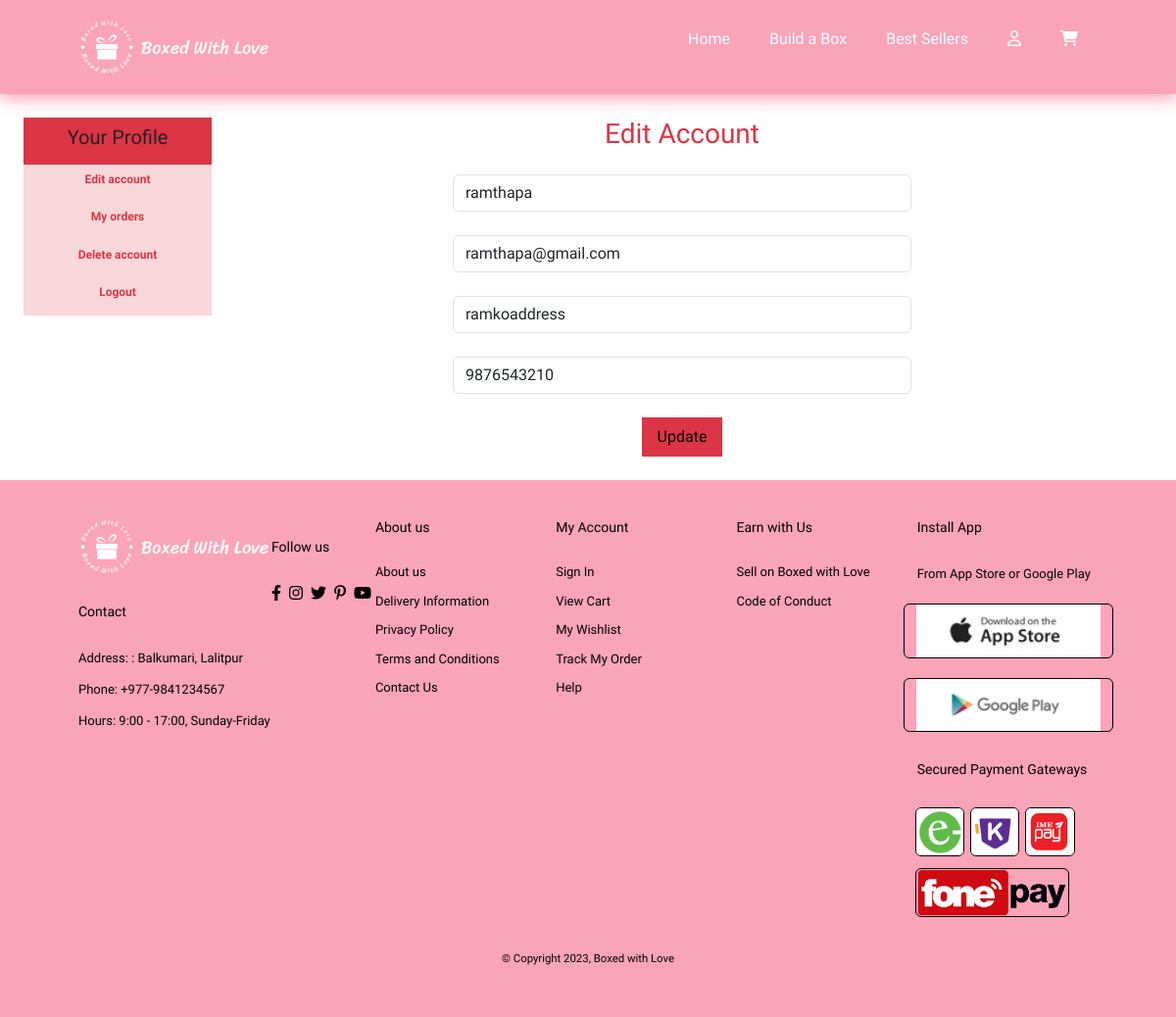
/profile.php?edit_account (signed in), run on the app's committed database.
### tables this page shows
CREATE TABLE `user_table` (
  `user_id` int(11) NOT NULL,
  `username` varchar(100) NOT NULL,
  `user_email` varchar(100) NOT NULL,
  `user_password` varchar(255) NOT NULL,
  `user_ip` varchar(100) NOT NULL,
  `user_address` varchar(255) NOT NULL,
  `user_mobile` varchar(20) NOT NULL
);

### edit_account.php (the view, shortened to what this page needs)
<?php
    if(isset($_GET['edit_account'])){
        $user_session_name=$_SESSION['username'];
        $select_query="SELECT * from `user_table` where
        username='$user_session_name'";
        $result_query=mysqli_query($con,$select_query);
        $row_fetch=mysqli_fetch_array($result_query);
        $username=$row_fetch['username'];
        $user_email=$row_fetch['user_email'];
        $user_address=$row_fetch['user_address'];
        $user_mobile=$row_fetch['user_mobile'];
    }
?>
<!DOCTYPE html>
<html lang="en">
<head>
</head>
<body>
    <h3 class="text-center text-danger mb-4">Edit Account</h3>
    <form action="" method="post">
        <div class="form-outline mb-4">
            <input type="text" class="form-control w-50 m-auto"
            value="<?php echo $username?>"
            name="user_username" >
        </div>
        <div class="form-outline mb-4">
            <input type="email" class="form-control w-50 m-auto"
            value="<?php echo $user_email?>"
            name="user_email">
        </div>
        <div class="form-outline mb-4">
            <input type="text" class="form-control w-50 m-auto"
            name="user_address"  value="<?php echo $user_address?>">
        </div>
        <div class="form-outline mb-4">
            <input type="text" class="form-control w-50 m-auto"
            name="user_mobile"  value="<?php echo $user_mobile?>">
        </div>
        <input type="submit" value="Update"class="bg-danger py-2 px-3 border-0"
        name="user_update">
    </form>
</body>
</html>

### style.css (style rules this page uses)
* { margin: 0; padding: 0; box-sizing: border-box; font-family: "Spartan", sans-serif; }
html { scroll-behavior: smooth; }
input:not([type="range"]):not([type="color"]) { writing-mode: horizontal-tb !important; }

### profile.php (style rules this page uses)
body { overflow-x: hidden; }

### data on the page
user_table: user_username "ramthapa", user_email "ramthapa@gmail.com", user_address "ramkoaddress", user_mobile "9876543210"
